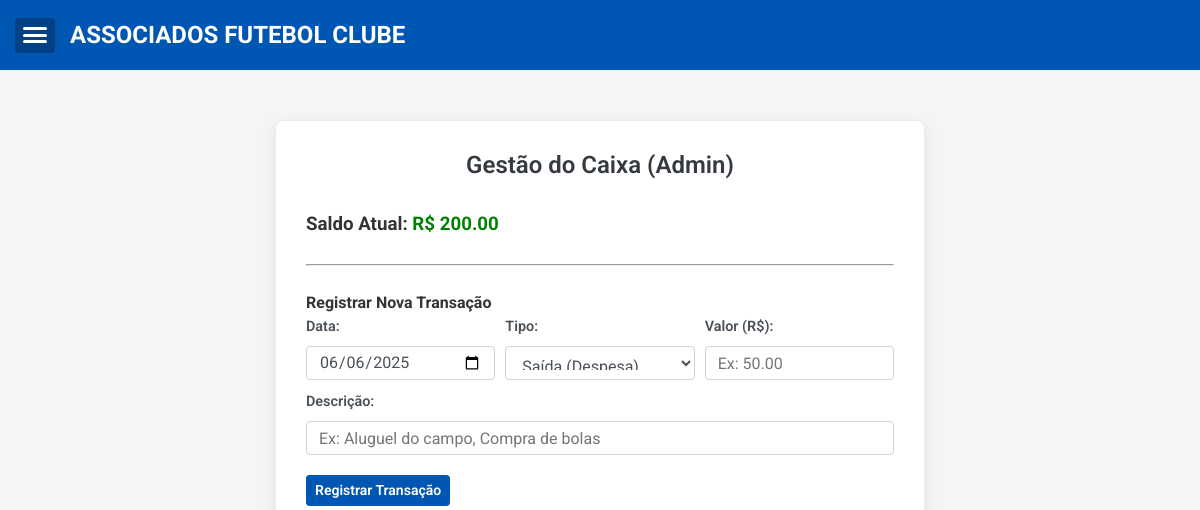
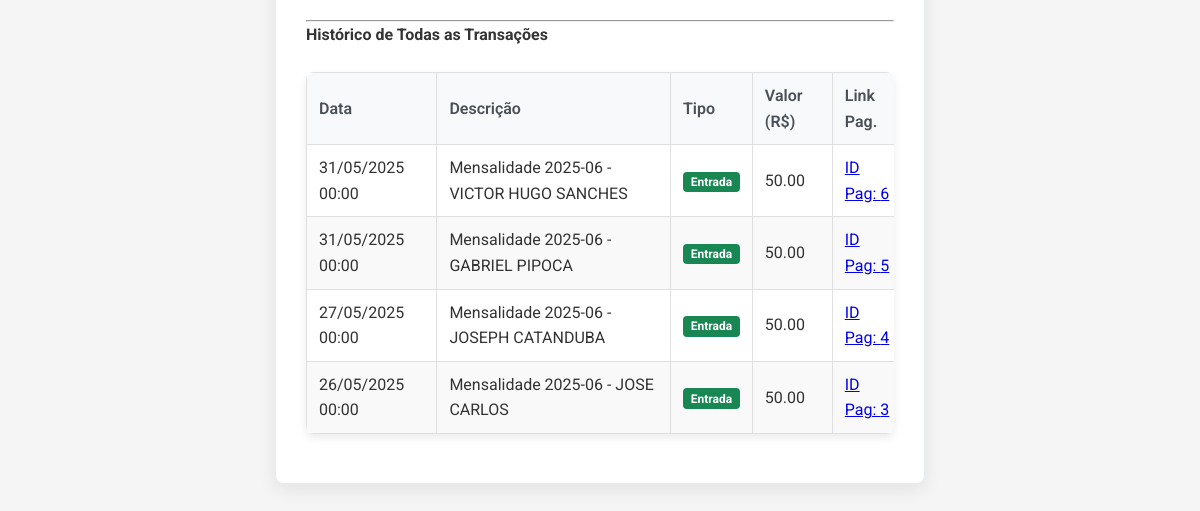
The page /admin/caixa (signed in) on the database as committed earlier (2 pictures, top to bottom).
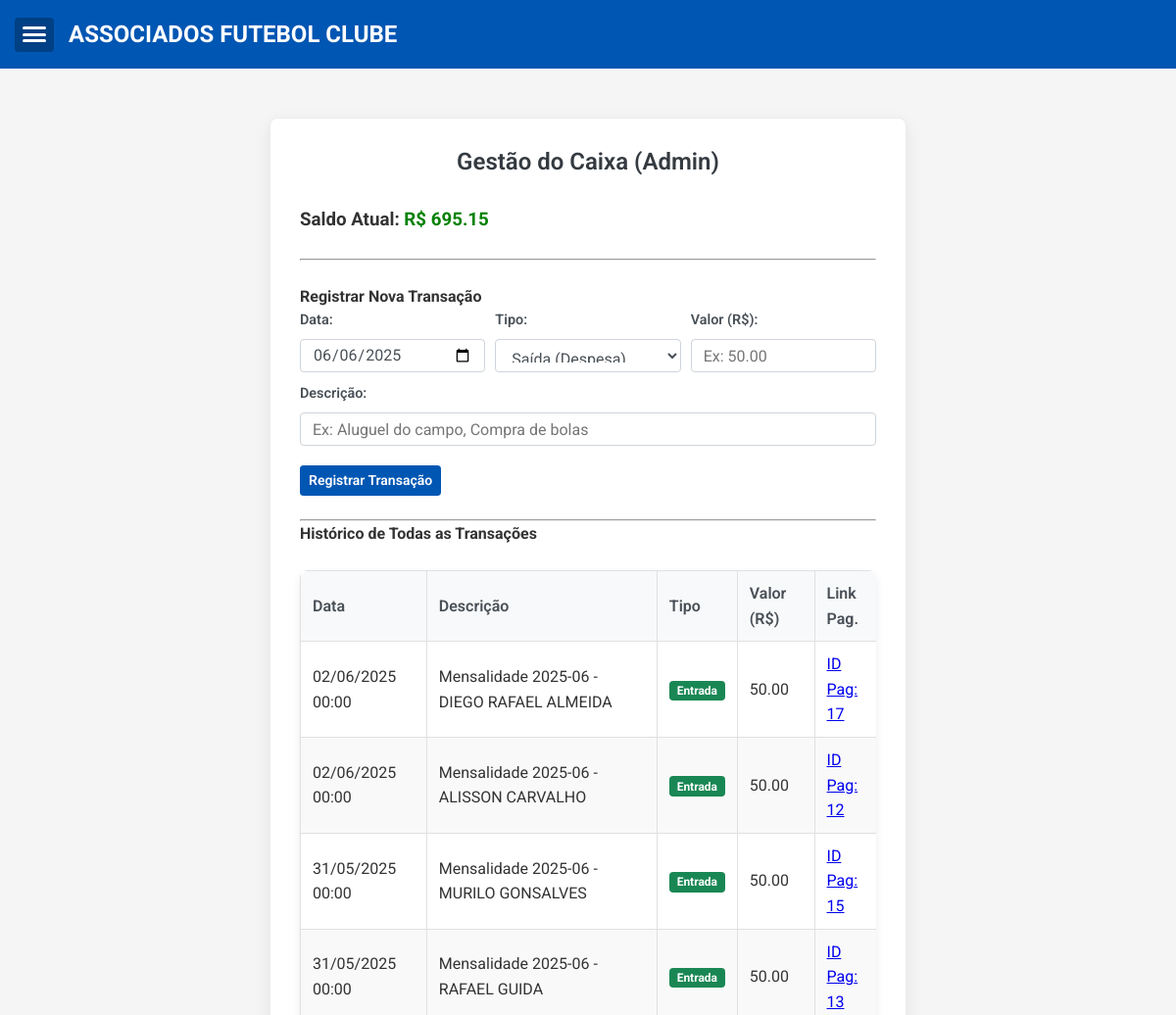
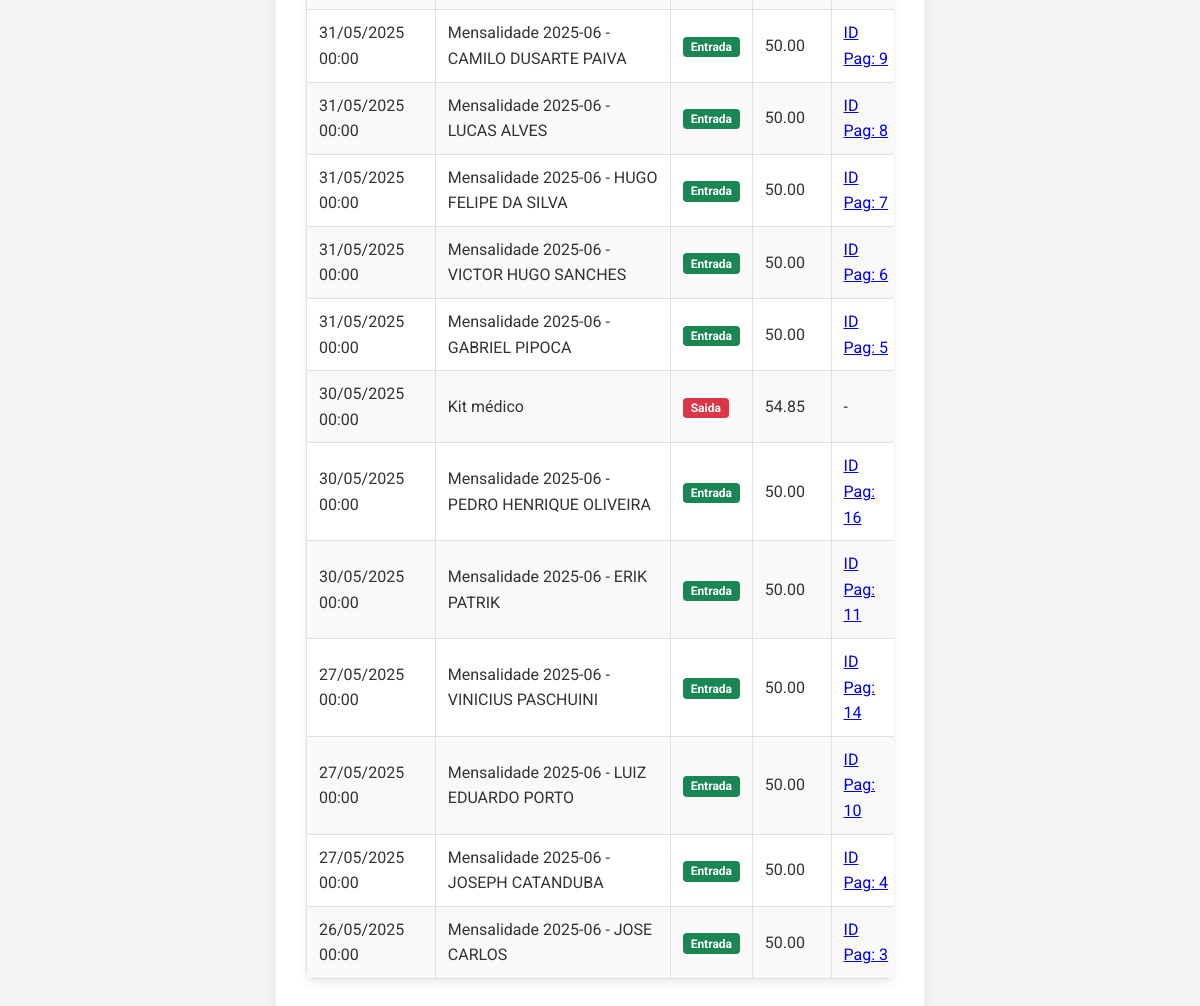
The same page on the database as committed later (2 pictures, top to bottom).
### app.py (models this page shows, shortened)
class TransacaoCaixa(db.Model):
    id = db.Column(db.Integer, primary_key=True)
    data = db.Column(db.DateTime, nullable=False, default=datetime.utcnow) # Data da transação
    descricao = db.Column(db.String(200), nullable=False)
    tipo = db.Column(db.String(10), nullable=False)
    valor = db.Column(db.Float, nullable=False)
    pagamento_id = db.Column(db.Integer, db.ForeignKey('pagamento.id'), nullable=True)
    pagamento = db.relationship('Pagamento', backref=db.backref('transacao_caixa', uselist=False))

### app.py (the view, shortened to what this page needs)
@app.route('/admin/caixa', methods=['GET', 'POST'])
@login_required
def admin_caixa():
    transacoes = TransacaoCaixa.query.order_by(TransacaoCaixa.data.desc(), TransacaoCaixa.id.desc()).all()
    saldo_atual = 0.0
    for t in transacoes:
        if t.tipo == 'entrada':
            saldo_atual += t.valor
        elif t.tipo == 'saida':
            saldo_atual -= t.valor
    return render_template('admin_caixa.html',
                           transacoes=transacoes,
                           saldo_atual=saldo_atual,
                           today_date_for_input=date.today().strftime('%Y-%m-%d')) # Para o valor padrão do input de data

### app.py (called while the page is built)
@event.listens_for(Engine, "connect")
def set_sqlite_timeout(dbapi_connection, connection_record):
    cursor = dbapi_connection.cursor()
    try:
        cursor.execute("PRAGMA busy_timeout = 5000") # Timeout de 5 segundos (5000 ms)
        cursor.close()
        print("DEBUG: SQLite busy_timeout configurado para 5000ms.")
    except Exception as e:
        print(f"DEBUG: Erro ao configurar SQLite busy_timeout: {e}")

@login_manager.user_loader
def load_user(user_id):
    return User.query.get(int(user_id))

### templates/admin_caixa.html (shortened to what this page needs)
{% extends "base.html" %}
{% block content %}
<div class="form-container">
    <h2>Gestão do Caixa (Admin)</h2>
    <div class="caixa-summary section-mb">
        <h3>Saldo Atual: <span style="color: {{ 'green' if saldo_atual >= 0 else 'red' }};">R$ {{ "%.2f"|format(saldo_atual) }}</span></h3>
    </div>
    <hr class="section-mb">
    <h4>Registrar Nova Transação</h4>
    <form method="POST" action="{{ url_for('admin_caixa') }}" class="mb-4">
        <div class="form-row">
            <div class="form-group col-md-4">
                <label for="data_transacao" class="form-label">Data:</label>
                <input type="date" name="data_transacao" id="data_transacao" class="form-control form-control-sm" value="{{ today_date_for_input }}" required>
            </div>
            <div class="form-group col-md-4">
                <label for="tipo_transacao" class="form-label">Tipo:</label>
                <select name="tipo_transacao" id="tipo_transacao" class="form-control form-control-sm">
                    <option value="saida">Saída (Despesa)</option>
                </select>
            </div>
            <div class="form-group col-md-4">
                <label for="valor" class="form-label">Valor (R$):</label>
                <input type="number" step="0.01" min="0.01" name="valor" id="valor" class="form-control form-control-sm" required placeholder="Ex: 50.00">
            </div>
        </div>
        <div class="form-group">
            <label for="descricao" class="form-label">Descrição:</label>
            <input type="text" name="descricao" id="descricao" class="form-control form-control-sm" required placeholder="Ex: Aluguel do campo, Compra de bolas">
        </div>
        <button type="submit" class="btn btn-primary btn-sm">Registrar Transação</button>
    </form>
    <hr>
    <h4>Histórico de Todas as Transações</h4>
    <div class="table-responsive">
        <table>
            <thead>
                <tr>
                    <th>Data</th>
                    <th>Descrição</th>
                    <th>Tipo</th>
                    <th>Valor (R$)</th>
                    <th>Link Pag.</th>
                </tr>
            </thead>
            <tbody>
                {% for transacao in transacoes %}
                <tr>
                    <td>{{ transacao.data.strftime('%d/%m/%Y %H:%M') if transacao.data else '-' }}</td>
                    <td>{{ transacao.descricao }}</td>
                    <td><span class="badge bg-{{ 'success' if transacao.tipo == 'entrada' else 'danger' }}">{{ transacao.tipo|capitalize }}</span></td>
                    <td>{{ "%.2f"|format(transacao.valor) }}</td>
                    <td>
                        {% if transacao.pagamento_id %}
                            <a href="{{ url_for('historico_pagamentos_associado', associado_id=transacao.pagamento.associado_id) }}#mes_{{transacao.pagamento.mes}}" title="Ver Pagamento Original">
                                ID Pag: {{ transacao.pagamento_id }}
                            </a>
                        {% else %}
                            -
                        {% endif %}
                    </td>
                </tr>
                {% else %}
                <tr>
                    <td colspan="5">Nenhuma transação registrada.</td>
                </tr>
                {% endfor %}
            </tbody>
        </table>
    </div>
</div>
{% endblock %}

### templates/base.html (shortened to what this page needs)
<!DOCTYPE html>
<html lang="pt-br">
<head>
    <link rel="stylesheet" href="https://cdnjs.cloudflare.com/ajax/libs/font-awesome/5.15.4/css/all.min.css">
    <link rel="stylesheet" href="{{ url_for('static', filename='style.css') }}">
</head>
<body>
    <header>
        <div class="container header-content">
            <button id="menuToggleButton" aria-label="Abrir menu" aria-expanded="false">
                <span class="hamburger-line"></span>
                <span class="hamburger-line"></span>
                <span class="hamburger-line"></span>
            </button>
            <h2>ASSOCIADOS FUTEBOL CLUBE</h2>
        </div>
    </header>
    <main class="container">
        {% block content %}{% endblock %}
    </main>
</body>
</html>

### static/style.css (style rules this page uses)
* { box-sizing: border-box; margin: 0; padding: 0; }
body { font-family: 'Roboto', sans-serif; line-height: 1.6; color: #333; background-color: #f5f5f5; position: relative; -webkit-font-smoothing: antialiased; -moz-osx-font-smoothing: grayscale; }
input, select, button, textarea { font-family: 'Roboto', sans-serif; font-size: 1rem; }
.container { width: 100%; max-width: 1200px; margin: 0 auto; padding: 0 15px; }
header { background: #0056b3; color: white; padding: 1rem 0; text-align: center; position: sticky; top: 0; z-index: 1000; }
.header-content { display: flex; align-items: center; max-width: 1200px; margin: 0 auto; padding: 0 15px; }
#menuToggleButton { background: #004085; color: white; border: none; cursor: pointer; border-radius: 4px; width: 40px; height: 35px; padding: 8px; display: flex; flex-direction: column; justify-content: space-around; align-items: center; margin-right: 15px; }
.hamburger-line { display: block; width: 100%; height: 3px; background-color: white; border-radius: 3px; }
main.container { padding-top: 20px; padding-bottom: 20px; transition: margin-left 0.3s ease-in-out, padding-left 0.3s ease-in-out; }
.table-responsive { overflow-x: auto; margin: 1.5rem 0; background: white; border-radius: 8px; box-shadow: 0 4px 8px rgba(0,0,0,0.08); }
table { width: 100%; border-collapse: collapse; min-width: 600px; }
th, td { border: 1px solid #e0e0e0; padding: 10px 12px; text-align: left; vertical-align: middle; }
th { background-color: #f8f9fa; color: #495057; font-weight: 600; border: 1px solid #e0e0e0; padding: 10px 12px; text-align: left; vertical-align: middle; }
.table-responsive th:first-child { border-top-left-radius: 7px; }
.table-responsive th:last-child { border-top-right-radius: 7px; }
tr:nth-child(even) td { background-color: #f9f9f9; }
.form-container { max-width: 650px; margin: 30px auto; padding: 25px 30px; background-color: #ffffff; border-radius: 8px; box-shadow: 0 6px 18px rgba(0, 0, 0, 0.08); border: 1px solid #e9ecef; }
.form-container h2 { text-align: center; margin-bottom: 25px; color: #343a40; font-weight: 600; }
.form-group { margin-bottom: 1.25rem; }
.form-label, .form-container .form-label { display: block; margin-bottom: 0.5rem; font-weight: 600; color: #495057; font-size: 0.9rem; }
.form-control, .form-container .form-control { display: block; width: 100%; padding: 0.6rem 0.75rem; font-size: 1rem; font-weight: 400; line-height: 1.5; color: #495057; background-color: #fff; background-clip: padding-box; border: 1px solid #ced4da; border-radius: 0.25rem; transition: border-color 0.15s ease-in-out, box-shadow 0.15s ease-in-out; }
.form-control-sm { height: calc(1.5em + 0.5rem + 2px); padding: .25rem .5rem; font-size: .875rem; line-height: 1.5; border-radius: .2rem; }
select.form-control { height: calc(1.5em + 1.2rem + 2px); }
select.form-control-sm { height: calc(1.5em + 0.5rem + 2px); }
.btn { display: inline-block; font-weight: 600; color: #212529; text-align: center; vertical-align: middle; cursor: pointer; user-select: none; background-color: transparent; border: 1px solid transparent; padding: 0.5rem 1rem; font-size: 1rem; line-height: 1.5; border-radius: 0.25rem; text-decoration: none; transition: color 0.15s ease-in-out, background-color 0.15s ease-in-out, border-color 0.15s ease-in-out, box-shadow 0.15s ease-in-out; }
button { font-family: inherit; }
button { padding: 8px 12px; border-radius: 4px; border: 1px solid #ddd; background-color: #0056b3; color: white; cursor: pointer; transition: background-color 0.3s; }
.btn-primary { color: #fff; background-color: #0056b3; border-color: #0056b3; }
.btn-sm { padding: 0.25rem 0.5rem; font-size: 0.875rem; line-height: 1.5; border-radius: 0.2rem; }

### templates/admin_caixa.html (style rules this page uses)
.section-mb { margin-bottom: 1.5rem; }
.caixa-summary h3 span { font-weight: bold; }
.form-row { display: flex; flex-wrap: wrap; margin-right: -5px; margin-left: -5px; }
.form-row > [class*="col-"] { position: relative; width: 100%; padding-right: 5px; padding-left: 5px; margin-bottom:10px; }
@media (min-width: 768px) { .form-row > .col-md-4 { flex: 0 0 33.333333%; max-width: 33.333333%; } }
.mb-4 { margin-bottom: 1.5rem !important; }
.badge { display: inline-block; padding: .35em .65em; font-size: .75em; font-weight: 700; line-height: 1; color: #fff; text-align: center; white-space: nowrap; vertical-align: baseline; border-radius: .25rem; }
.bg-success { background-color: #198754 !important; }
.bg-danger { background-color: #dc3545 !important; }

Rows that differ between the two databases and show on the page:
added TransacaoCaixa: valor "50.00"
added TransacaoCaixa: valor "50.00"
added TransacaoCaixa: valor "50.00"
added TransacaoCaixa: valor "50.00"
added TransacaoCaixa: valor "50.00"
added TransacaoCaixa: valor "50.00"
added TransacaoCaixa: valor "50.00"
added TransacaoCaixa: valor "54.85"
added TransacaoCaixa: valor "50.00"
added TransacaoCaixa: valor "50.00"
added TransacaoCaixa: valor "50.00"
added TransacaoCaixa: valor "50.00"
Other text that changed with them:
{{ "%.2f"|format(saldo_atual) }}: "200.00" → "695.15"
